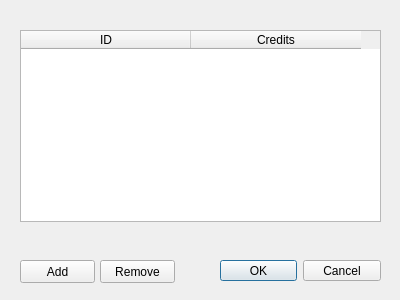
<?xml version="1.0" encoding="UTF-8"?>
<ui version="4.0">
 <class>Dialog</class>
 <widget class="QDialog" name="Dialog">
  <property name="geometry">
   <rect>
    <x>0</x>
    <y>0</y>
    <width>400</width>
    <height>300</height>
   </rect>
  </property>
  <property name="windowTitle">
   <string>Credits editor</string>
  </property>
  <property name="windowIcon">
   <iconset resource="../resources.qrc">
    <normaloff>:/img/logo.png</normaloff>:/img/logo.png
   </iconset>
  </property>
  <widget class="QDialogButtonBox" name="buttonBox">
   <property name="geometry">
    <rect>
     <x>220</x>
     <y>260</y>
     <width>161</width>
     <height>21</height>
    </rect>
   </property>
   <property name="orientation">
    <enum>Qt::Horizontal</enum>
   </property>
   <property name="standardButtons">
    <set>QDialogButtonBox::Cancel|QDialogButtonBox::Ok</set>
   </property>
  </widget>
  <widget class="QTableWidget" name="tableWidget">
   <property name="geometry">
    <rect>
     <x>20</x>
     <y>30</y>
     <width>361</width>
     <height>192</height>
    </rect>
   </property>
   <property name="alternatingRowColors">
    <bool>true</bool>
   </property>
   <property name="gridStyle">
    <enum>Qt::SolidLine</enum>
   </property>
   <property name="sortingEnabled">
    <bool>true</bool>
   </property>
   <property name="rowCount">
    <number>0</number>
   </property>
   <attribute name="horizontalHeaderDefaultSectionSize">
    <number>170</number>
   </attribute>
   <attribute name="horizontalHeaderShowSortIndicator" stdset="0">
    <bool>true</bool>
   </attribute>
   <attribute name="verticalHeaderShowSortIndicator" stdset="0">
    <bool>false</bool>
   </attribute>
   <column>
    <property name="text">
     <string>ID</string>
    </property>
   </column>
   <column>
    <property name="text">
     <string>Credits</string>
    </property>
   </column>
  </widget>
  <widget class="QPushButton" name="pushButton_Add">
   <property name="geometry">
    <rect>
     <x>20</x>
     <y>260</y>
     <width>75</width>
     <height>23</height>
    </rect>
   </property>
   <property name="text">
    <string>Add</string>
   </property>
  </widget>
  <widget class="QPushButton" name="pushButton_Remove">
   <property name="geometry">
    <rect>
     <x>100</x>
     <y>260</y>
     <width>75</width>
     <height>23</height>
    </rect>
   </property>
   <property name="text">
    <string>Remove</string>
   </property>
  </widget>
 </widget>
 <resources>
  <include location="../resources.qrc"/>
 </resources>
 <connections>
  <connection>
   <sender>buttonBox</sender>
   <signal>accepted()</signal>
   <receiver>Dialog</receiver>
   <slot>accept()</slot>
   <hints>
    <hint type="sourcelabel">
     <x>248</x>
     <y>254</y>
    </hint>
    <hint type="destinationlabel">
     <x>157</x>
     <y>274</y>
    </hint>
   </hints>
  </connection>
  <connection>
   <sender>buttonBox</sender>
   <signal>rejected()</signal>
   <receiver>Dialog</receiver>
   <slot>reject()</slot>
   <hints>
    <hint type="sourcelabel">
     <x>316</x>
     <y>260</y>
    </hint>
    <hint type="destinationlabel">
     <x>286</x>
     <y>274</y>
    </hint>
   </hints>
  </connection>
 </connections>
</ui>
